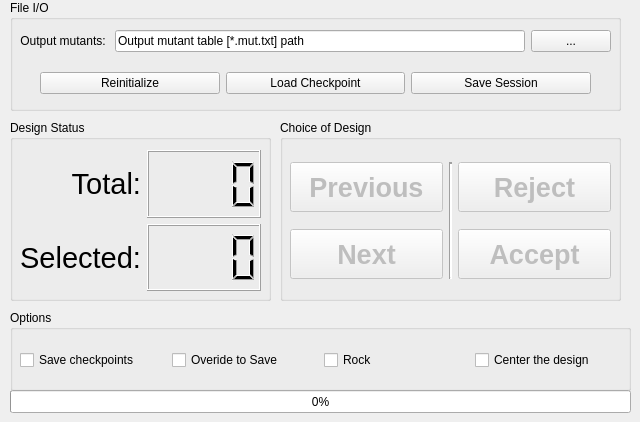
    <widget class="QWidget" name="tab_mutant_choices">
     <attribute name="title">
      <string>Choose Mutants</string>
     </attribute>
     <widget class="QGroupBox" name="groupBox_design_status">
      <property name="geometry">
       <rect>
        <x>10</x>
        <y>120</y>
        <width>261</width>
        <height>181</height>
       </rect>
      </property>
      <property name="title">
       <string>Design Status</string>
      </property>
      <widget class="QWidget" name="gridLayoutWidget_13">
       <property name="geometry">
        <rect>
         <x>10</x>
         <y>30</y>
         <width>241</width>
         <height>141</height>
        </rect>
       </property>
       <layout class="QGridLayout" name="gridLayout_design_status">
        <item row="0" column="0">
         <widget class="QLabel" name="label_total_mutant">
          <property name="maximumSize">
           <size>
            <width>16777215</width>
            <height>16777215</height>
           </size>
          </property>
          <property name="font">
           <font>
            <pointsize>22</pointsize>
           </font>
          </property>
          <property name="text">
           <string>Total:</string>
          </property>
          <property name="alignment">
           <set>Qt::AlignRight|Qt::AlignTrailing|Qt::AlignVCenter</set>
          </property>
         </widget>
        </item>
        <item row="1" column="0">
         <widget class="QLabel" name="label_selected_mutant">
          <property name="font">
           <font>
            <pointsize>22</pointsize>
           </font>
          </property>
          <property name="text">
           <string>Selected:</string>
          </property>
          <property name="alignment">
           <set>Qt::AlignRight|Qt::AlignTrailing|Qt::AlignVCenter</set>
          </property>
         </widget>
        </item>
        <item row="0" column="1">
         <widget class="QLCDNumber" name="lcdNumber_total_mutant">
          <property name="digitCount">
           <number>4</number>
          </property>
         </widget>
        </item>
        <item row="1" column="1">
         <widget class="QLCDNumber" name="lcdNumber_selected_mutant">
          <property name="digitCount">
           <number>4</number>
          </property>
         </widget>
        </item>
       </layout>
      </widget>
     </widget>
     <widget class="QGroupBox" name="groupBox_IO_2">
      <property name="geometry">
       <rect>
        <x>10</x>
        <y>0</y>
        <width>611</width>
        <height>111</height>
       </rect>
      </property>
      <property name="title">
       <string>File I/O</string>
      </property>
      <widget class="QWidget" name="verticalLayoutWidget">
       <property name="geometry">
        <rect>
         <x>10</x>
         <y>30</y>
         <width>591</width>
         <height>79</height>
        </rect>
       </property>
       <layout class="QVBoxLayout" name="verticalLayout_2">
        <item>
         <layout class="QHBoxLayout" name="horizontalLayout_9">
          <item>
           <widget class="QLabel" name="label_output_mut_table">
            <property name="text">
             <string>Output mutants: </string>
            </property>
            <property name="alignment">
             <set>Qt::AlignRight|Qt::AlignTrailing|Qt::AlignVCenter</set>
            </property>
           </widget>
          </item>
          <item>
           <layout class="QHBoxLayout" name="horizontalLayout_20">
            <item>
             <widget class="QLineEdit" name="lineEdit_output_mut_table">
              <property name="text">
               <string>Output mutant table [*.mut.txt] path</string>
              </property>
             </widget>
            </item>
            <item>
             <widget class="QPushButton" name="pushButton_open_mut_table">
              <property name="text">
               <string>...</string>
              </property>
             </widget>
            </item>
           </layout>
          </item>
         </layout>
        </item>
        <item>
         <layout class="QHBoxLayout" name="horizontalLayout_13">
          <item>
           <spacer name="verticalSpacer_3">
            <property name="orientation">
             <enum>Qt::Vertical</enum>
            </property>
            <property name="sizeHint" stdset="0">
             <size>
              <width>20</width>
              <height>40</height>
             </size>
            </property>
           </spacer>
          </item>
          <item>
           <widget class="QPushButton" name="pushButton_reinitialize_mutant_choosing">
            <property name="text">
             <string>Reinitialize</string>
            </property>
           </widget>
          </item>
          <item>
           <widget class="QPushButton" name="pushButton_load_mutant_choice_checkpoint">
            <property name="text">
             <string>Load Checkpoint</string>
            </property>
           </widget>
          </item>
          <item>
           <widget class="QPushButton" name="pushButton_save_this_session">
            <property name="text">
             <string>Save Session</string>
            </property>
           </widget>
          </item>
          <item>
           <spacer name="verticalSpacer_5">
            <property name="orientation">
             <enum>Qt::Vertical</enum>
            </property>
            <property name="sizeHint" stdset="0">
             <size>
              <width>20</width>
              <height>40</height>
             </size>
            </property>
           </spacer>
          </item>
         </layout>
        </item>
       </layout>
      </widget>
     </widget>
     <widget class="QGroupBox" name="groupBox_choice">
      <property name="geometry">
       <rect>
        <x>280</x>
        <y>120</y>
        <width>341</width>
        <height>181</height>
       </rect>
      </property>
      <property name="title">
       <string>Choice of Design</string>
      </property>
      <widget class="QWidget" name="gridLayoutWidget">
       <property name="geometry">
        <rect>
         <x>10</x>
         <y>31</y>
         <width>321</width>
         <height>141</height>
        </rect>
       </property>
       <layout class="QGridLayout" name="gridLayout">
        <item row="1" column="0">
         <widget class="QPushButton" name="pushButton_next_mutant">
          <property name="enabled">
           <bool>false</bool>
          </property>
          <property name="minimumSize">
           <size>
            <width>0</width>
            <height>50</height>
           </size>
          </property>
          <property name="font">
           <font>
            <pointsize>20</pointsize>
            <weight>75</weight>
            <bold>true</bold>
           </font>
          </property>
          <property name="whatsThis">
           <string>&lt;html&gt;&lt;head/&gt;&lt;body&gt;&lt;p&gt;Go To Next Mutant&lt;/p&gt;&lt;p&gt;&lt;span style=&quot; font-weight:600; font-style:italic; text-decoration: underline;&quot;&gt;( Shift+Opt+] )&lt;/span&gt;&lt;/p&gt;&lt;/body&gt;&lt;/html&gt;</string>
          </property>
          <property name="text">
           <string>Next</string>
          </property>
          <property name="shortcut">
           <string>Alt+Shift+]</string>
          </property>
          <property name="autoDefault">
           <bool>false</bool>
          </property>
          <property name="default">
           <bool>false</bool>
          </property>
          <property name="flat">
           <bool>false</bool>
          </property>
         </widget>
        </item>
        <item row="0" column="2">
         <widget class="QPushButton" name="pushButton_reject_this_mutant">
          <property name="enabled">
           <bool>false</bool>
          </property>
          <property name="minimumSize">
           <size>
            <width>0</width>
            <height>50</height>
           </size>
          </property>
          <property name="font">
           <font>
            <pointsize>20</pointsize>
            <weight>75</weight>
            <bold>true</bold>
           </font>
          </property>
          <property name="whatsThis">
           <string>&lt;html&gt;&lt;head/&gt;&lt;body&gt;&lt;p&gt;Reject This Mutant&lt;/p&gt;&lt;p&gt;&lt;span style=&quot; font-weight:600; font-style:italic; text-decoration: underline;&quot;&gt;( Shift+Opt+- )&lt;/span&gt;&lt;/p&gt;&lt;/body&gt;&lt;/html&gt;</string>
          </property>
          <property name="text">
           <string>Reject</string>
          </property>
          <property name="shortcut">
           <string>Alt+Shift+-</string>
          </property>
          <property name="autoDefault">
           <bool>false</bool>
          </property>
          <property name="default">
           <bool>false</bool>
          </property>
         </widget>
        </item>
        <item row="1" column="2">
         <widget class="QPushButton" name="pushButton_accept_this_mutant">
          <property name="enabled">
           <bool>false</bool>
          </property>
          <property name="minimumSize">
           <size>
            <width>0</width>
            <height>50</height>
           </size>
          </property>
          <property name="font">
           <font>
            <pointsize>20</pointsize>
            <weight>75</weight>
            <bold>true</bold>
           </font>
          </property>
          <property name="whatsThis">
           <string>&lt;html&gt;&lt;head/&gt;&lt;body&gt;&lt;p&gt;Accept This Mutant&lt;/p&gt;&lt;p&gt;&lt;span style=&quot; font-weight:600; font-style:italic; text-decoration: underline;&quot;&gt;( Shift+Opt++ )&lt;/span&gt;&lt;/p&gt;&lt;/body&gt;&lt;/html&gt;</string>
          </property>
          <property name="text">
           <string>Accept</string>
          </property>
          <property name="shortcut">
           <string>Alt+Shift+=</string>
          </property>
          <property name="autoDefault">
           <bool>false</bool>
          </property>
          <property name="default">
           <bool>false</bool>
          </property>
         </widget>
        </item>
        <item row="0" column="0">
         <widget class="QPushButton" name="pushButton_previous_mutant">
          <property name="enabled">
           <bool>false</bool>
          </property>
          <property name="minimumSize">
           <size>
            <width>0</width>
            <height>50</height>
           </size>
          </property>
          <property name="font">
           <font>
            <pointsize>20</pointsize>
            <weight>75</weight>
            <bold>true</bold>
           </font>
          </property>
          <property name="whatsThis">
           <string>&lt;html&gt;&lt;head/&gt;&lt;body&gt;&lt;p&gt;Go To Previous Mutant&lt;/p&gt;&lt;p&gt;&lt;span style=&quot; font-weight:600; font-style:italic; text-decoration: underline;&quot;&gt;( Shift+Opt+[ )&lt;/span&gt;&lt;/p&gt;&lt;/body&gt;&lt;/html&gt;</string>
          </property>
          <property name="text">
           <string>Previous</string>
          </property>
          <property name="shortcut">
           <string>Alt+Shift+[</string>
          </property>
          <property name="autoDefault">
           <bool>false</bool>
          </property>
          <property name="default">
           <bool>false</bool>
          </property>
         </widget>
        </item>
        <item row="0" column="1" rowspan="2">
         <widget class="Line" name="line">
          <property name="lineWidth">
           <number>2</number>
          </property>
          <property name="midLineWidth">
           <number>0</number>
          </property>
          <property name="orientation">
           <enum>Qt::Vertical</enum>
          </property>
         </widget>
        </item>
       </layout>
      </widget>
     </widget>
     <widget class="QGroupBox" name="groupBox_PyMOL_options">
      <property name="geometry">
       <rect>
        <x>10</x>
        <y>310</y>
        <width>621</width>
        <height>81</height>
       </rect>
      </property>
      <property name="title">
       <string>Options</string>
      </property>
      <widget class="QWidget" name="horizontalLayoutWidget_9">
       <property name="geometry">
        <rect>
         <x>10</x>
         <y>30</y>
         <width>601</width>
         <height>41</height>
        </rect>
       </property>
       <layout class="QHBoxLayout" name="horizontalLayout_14">
        <item>
         <widget class="QCheckBox" name="checkBox_save_mutant_choice_checkpoints">
          <property name="text">
           <string>Save checkpoints</string>
          </property>
         </widget>
        </item>
        <item>
         <widget class="QCheckBox" name="checkBox_overide_to_save_mut_table">
          <property name="text">
           <string>Overide to Save</string>
          </property>
         </widget>
        </item>
        <item>
         <widget class="QCheckBox" name="checkBox_rock_pymol">
          <property name="text">
           <string>Rock</string>
          </property>
         </widget>
        </item>
        <item>
         <widget class="QCheckBox" name="checkBox_center_to_focus">
          <property name="text">
           <string>Center the design</string>
          </property>
         </widget>
        </item>
       </layout>
      </widget>
     </widget>
     <widget class="QProgressBar" name="progressBar_mutant_choosing">
      <property name="geometry">
       <rect>
        <x>10</x>
        <y>390</y>
        <width>621</width>
        <height>23</height>
       </rect>
      </property>
      <property name="value">
       <number>0</number>
      </property>
     </widget>
    </widget>
